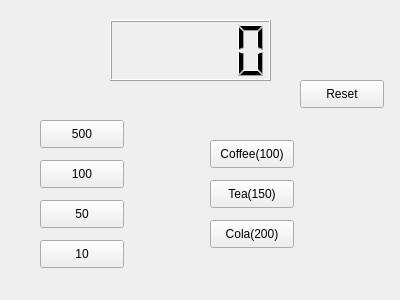
<?xml version="1.0" encoding="UTF-8"?>
<ui version="4.0">
 <class>Widget</class>
 <widget class="QWidget" name="Widget">
  <property name="geometry">
   <rect>
    <x>0</x>
    <y>0</y>
    <width>400</width>
    <height>300</height>
   </rect>
  </property>
  <property name="windowTitle">
   <string>Widget</string>
  </property>
  <widget class="QLCDNumber" name="lcdNumber">
   <property name="geometry">
    <rect>
     <x>110</x>
     <y>20</y>
     <width>161</width>
     <height>61</height>
    </rect>
   </property>
  </widget>
  <widget class="QPushButton" name="pb500">
   <property name="geometry">
    <rect>
     <x>40</x>
     <y>120</y>
     <width>84</width>
     <height>28</height>
    </rect>
   </property>
   <property name="text">
    <string>500</string>
   </property>
  </widget>
  <widget class="QPushButton" name="pb100">
   <property name="geometry">
    <rect>
     <x>40</x>
     <y>160</y>
     <width>84</width>
     <height>28</height>
    </rect>
   </property>
   <property name="text">
    <string>100</string>
   </property>
  </widget>
  <widget class="QPushButton" name="pb50">
   <property name="geometry">
    <rect>
     <x>40</x>
     <y>200</y>
     <width>84</width>
     <height>28</height>
    </rect>
   </property>
   <property name="text">
    <string>50</string>
   </property>
  </widget>
  <widget class="QPushButton" name="pb10">
   <property name="geometry">
    <rect>
     <x>40</x>
     <y>240</y>
     <width>84</width>
     <height>28</height>
    </rect>
   </property>
   <property name="text">
    <string>10</string>
   </property>
  </widget>
  <widget class="QPushButton" name="pbcafe">
   <property name="geometry">
    <rect>
     <x>210</x>
     <y>140</y>
     <width>84</width>
     <height>28</height>
    </rect>
   </property>
   <property name="text">
    <string>Coffee(100)</string>
   </property>
  </widget>
  <widget class="QPushButton" name="pbTea">
   <property name="geometry">
    <rect>
     <x>210</x>
     <y>180</y>
     <width>84</width>
     <height>28</height>
    </rect>
   </property>
   <property name="text">
    <string>Tea(150)</string>
   </property>
  </widget>
  <widget class="QPushButton" name="pbcola">
   <property name="geometry">
    <rect>
     <x>210</x>
     <y>220</y>
     <width>84</width>
     <height>28</height>
    </rect>
   </property>
   <property name="text">
    <string>Cola(200)</string>
   </property>
  </widget>
  <widget class="QPushButton" name="pbreset">
   <property name="geometry">
    <rect>
     <x>300</x>
     <y>80</y>
     <width>84</width>
     <height>28</height>
    </rect>
   </property>
   <property name="text">
    <string>Reset</string>
   </property>
  </widget>
 </widget>
 <layoutdefault spacing="6" margin="11"/>
 <resources/>
 <connections/>
</ui>
